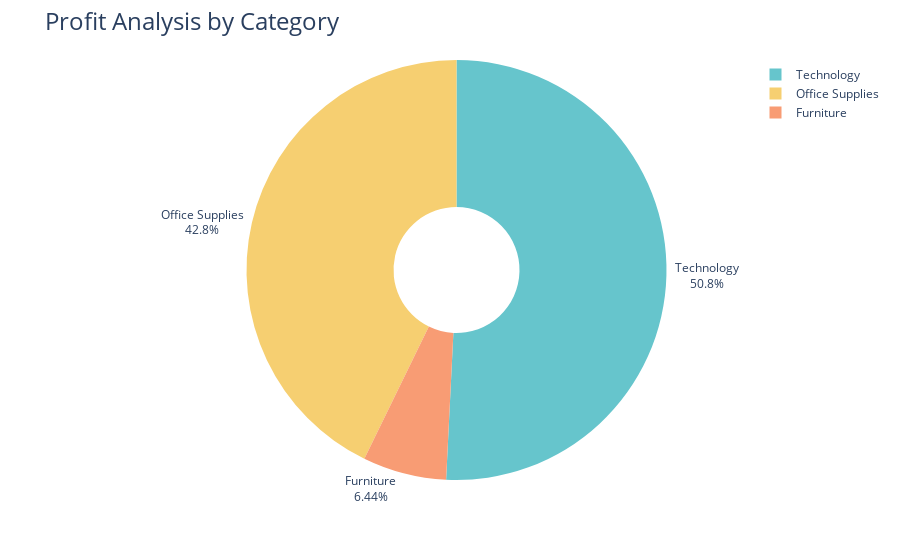

Here is the notebook cell this chart was saved with:
### Code cell
fig = px.pie(profit_by_category, 
             values='Profit', 
             names='Category', 
             hole=0.3, 
             color_discrete_sequence=px.colors.qualitative.Pastel)

fig.update_traces(textposition='outside', textinfo='percent+label')
fig.update_layout(title_text='Profit Analysis by Category', title_font=dict(size=24))

fig.show()

### Figure 1 — Plotly figure (JSON) as saved in the notebook; plotly's stock layout.template omitted (floating-point values rounded to 4 significant figures)
{"data": [{"domain": {"x": [0, 1], "y": [0, 1]}, "hole": 0.3, "hovertemplate": "Category=%{label}<br>Profit=%{value}<extra></extra>", "labels": ["Furniture", "Office Supplies", "Technology"], "legendgroup": "", "name": "", "showlegend": true, "textinfo": "percent+label", "textposition": "outside", "type": "pie", "values": [18450.0, 122500.0, 145500.0]}], "layout": {"autosize": true, "legend": {"tracegroupgap": 0}, "margin": {"t": 60}, "piecolorway": ["rgb(102, 197, 204)", "rgb(246, 207, 113)", "rgb(248, 156, 116)", "rgb(220, 176, 242)", "rgb(135, 197, 95)", "rgb(158, 185, 243)", "rgb(254, 136, 177)", "rgb(201, 219, 116)", "rgb(139, 224, 164)", "rgb(180, 151, 231)", "rgb(179, 179, 179)"], "title": {"font": {"size": 24}, "text": "Profit Analysis by Category"}}}
